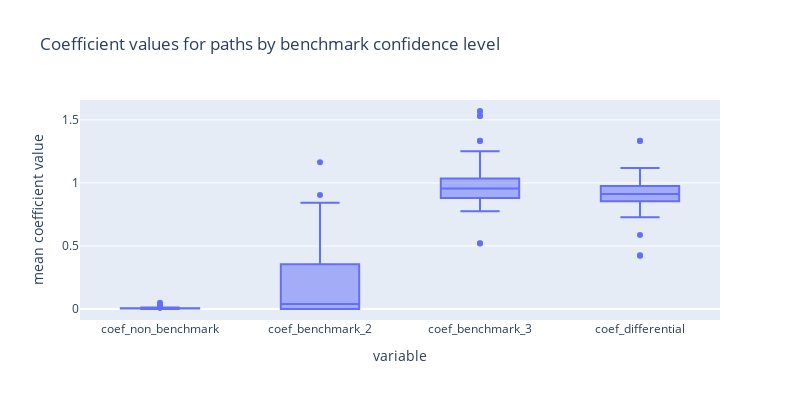

Write notebook code for a chart like this one.
### Code cell
m = M[['coef_non_benchmark', 'coef_benchmark_2', 'coef_benchmark_3', 'coef_differential']].melt()
px.box(m, y='value', x='variable', title='Coefficient values for paths by benchmark confidence level', 
      labels={'value': 'mean coefficient value'}, width=800, height=400)

### Figure 1 — Plotly figure (JSON) as saved in the notebook; plotly's stock layout.template omitted (floating-point values rounded to 4 significant figures; data arrays with more than 128 entries replaced by an {"elided": "..."} marker saying what was removed)
{"data": [{"alignmentgroup": "True", "hovertemplate": "variable=%{x}<br>mean coefficient value=%{y}<extra></extra>", "legendgroup": "", "marker": {"color": "#636efa"}, "name": "", "notched": false, "offsetgroup": "", "orientation": "v", "showlegend": false, "type": "box", "x": {"elided": "512 str values"}, "x0": " ", "xaxis": "x", "y": {"elided": "512 float values"}, "y0": " ", "yaxis": "y"}], "layout": {"boxmode": "group", "height": 400, "legend": {"tracegroupgap": 0}, "title": {"text": "Coefficient values for paths by benchmark confidence level"}, "width": 800, "xaxis": {"anchor": "y", "autorange": true, "domain": [0, 1], "range": [-0.5, 3.5], "title": {"text": "variable"}, "type": "category"}, "yaxis": {"anchor": "x", "autorange": true, "domain": [0, 1], "range": [-0.08723, 1.657], "title": {"text": "mean coefficient value"}, "type": "linear"}}}
